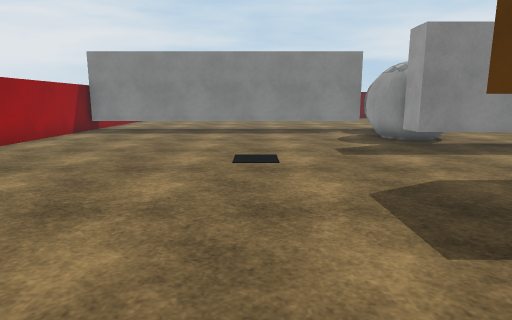
view 1 (above)

13 first-person views from a walk through a Unity game level. The camera is 1.3 m above the floor, tilts 10° down and sees 75° across. The floor is counted in squares, 1 m on a side. Each view is taken from the middle of a square. On the plan, view 1 faces up. The plan holds only what a view shows up to about 14 squares ahead; the rest is blank. The place goes on beyond the plan. Surface patterns are stand-ins for the level's own textures.

view 2
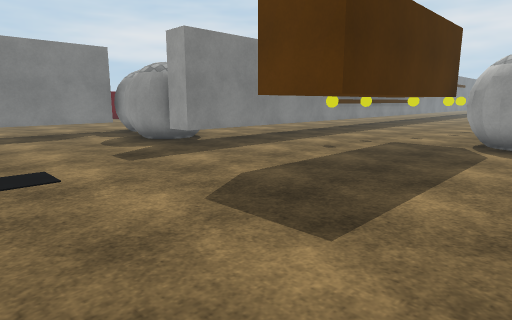

view 3
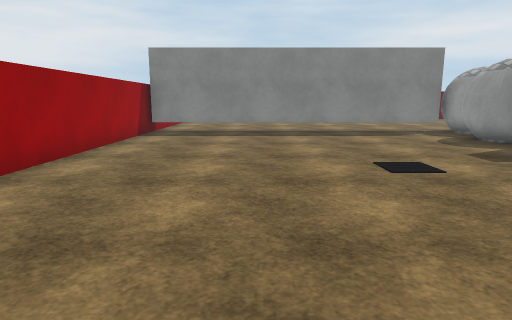

view 4
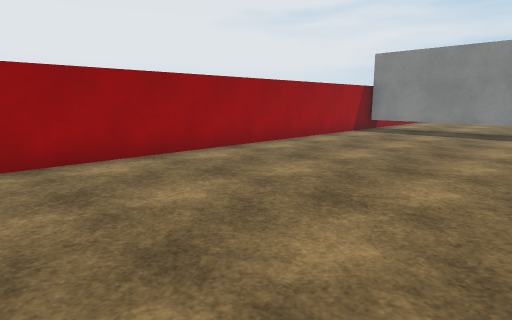

view 5
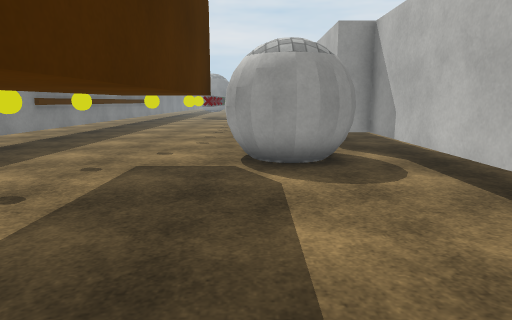

view 6
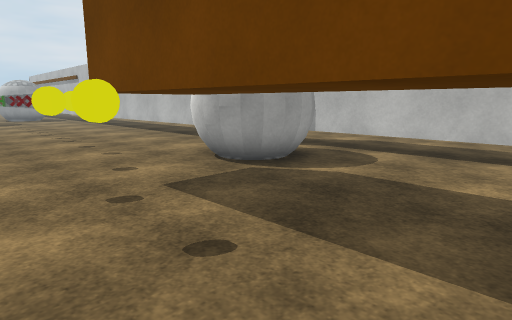

view 7
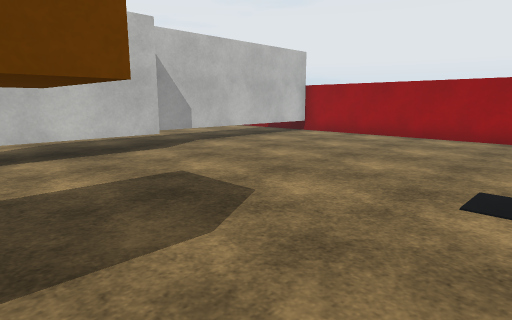

view 8
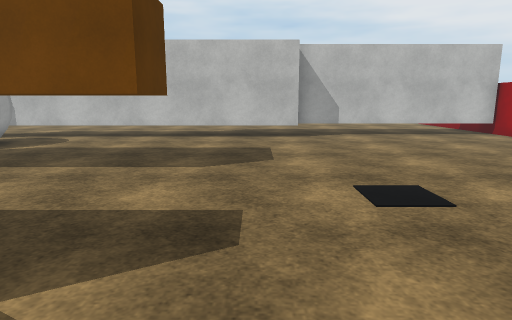

view 9
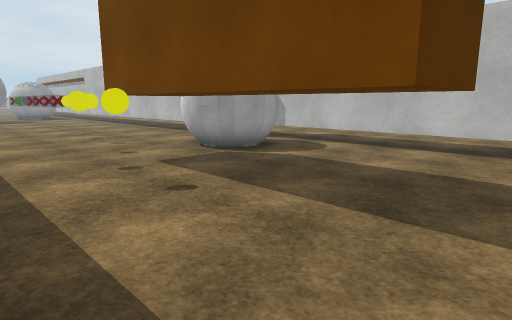

view 10
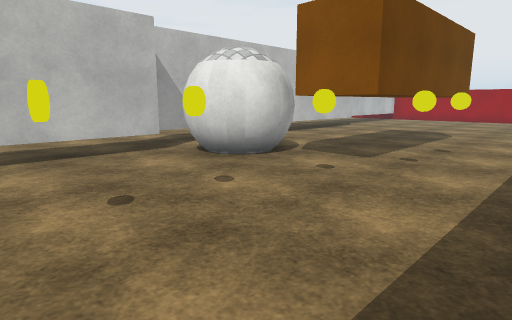

view 11
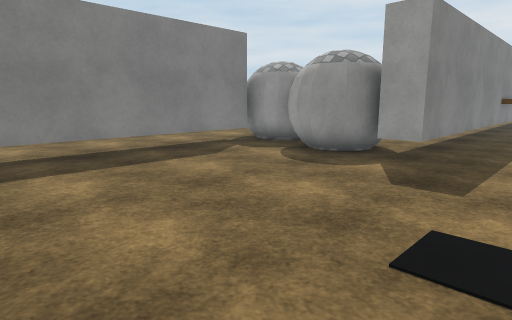

view 12
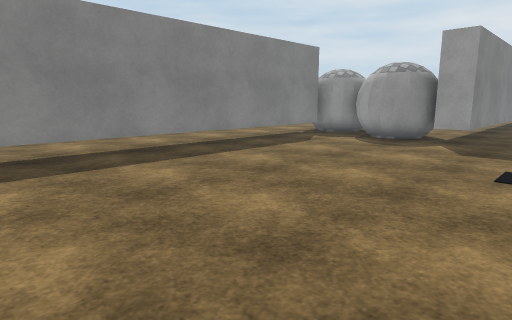

view 13
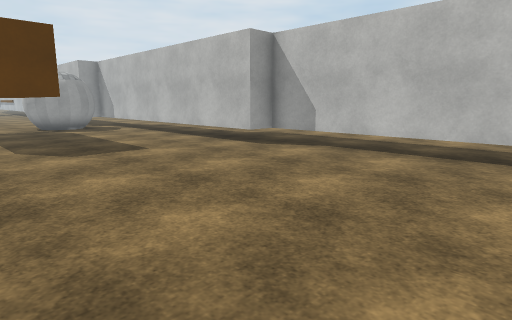

### Floor plan
Key: @ floor where view 1 was taken; # wall or solid block; . floor; = window, fence, low wall or low ledge; T thing the floor can be seen under or through; Y yellow disc.
Columns run from 8 left of view 1 to 17 right of it. Each row starts with its distance up from view 1.
 15 ##############
 14 #............##
 13 #............#
 12 #............#
 11 #............##
 10 #............#############
  9 #.........................
  8 #.........................
  7 #...............Y.Y.......
  6 #...........TTTTTTT.Y.....
  5 #...........T.....=...Y.Y.
  4 #...........TTTTTTT.......
  3 #.................TTT.....
  2 #.................T #.....
  1 #.................########
  0 #.......@##########
 -1 ##########

Where each view was taken, in squares from view 1:
view 1: 0 up, 0 right, facing up
view 2: 1 up, 1 left, facing up-right
view 3: 1 up, 3 left, facing up
view 4: 0 up, 0 right, facing up-left
view 5: 3 up, 3 right, facing right
view 6: 8 up, 5 right, facing down-right
view 7: 8 up, 5 right, facing down-left
view 8: 12 up, 2 right, facing down
view 9: 9 up, 3 right, facing down-right
view 10: 9 up, 17 right, facing down-left
view 11: 7 up, 3 left, facing up-right
view 12: 7 up, 7 left, facing up-right
view 13: 7 up, 7 left, facing down-right
